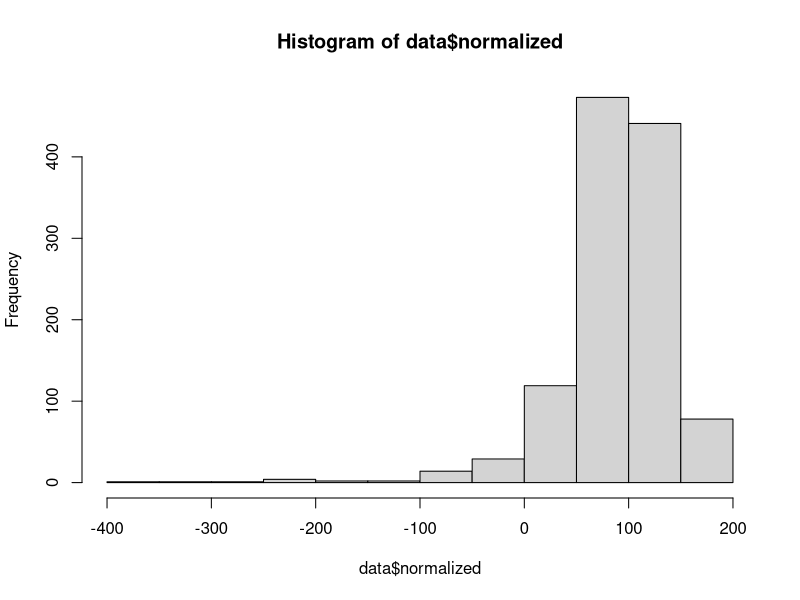
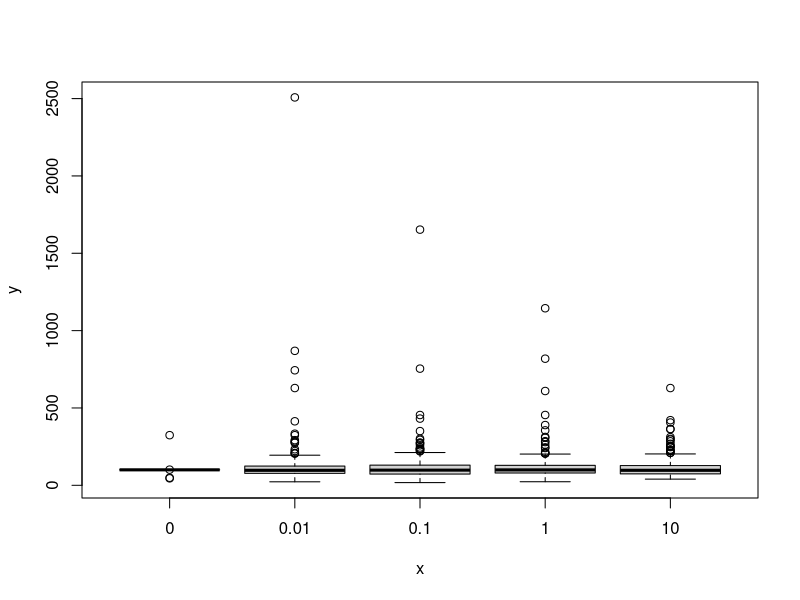
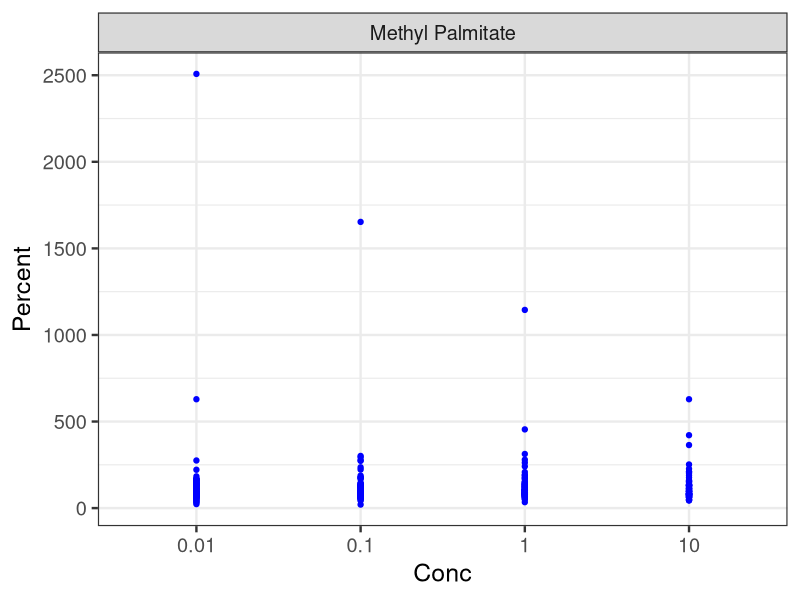
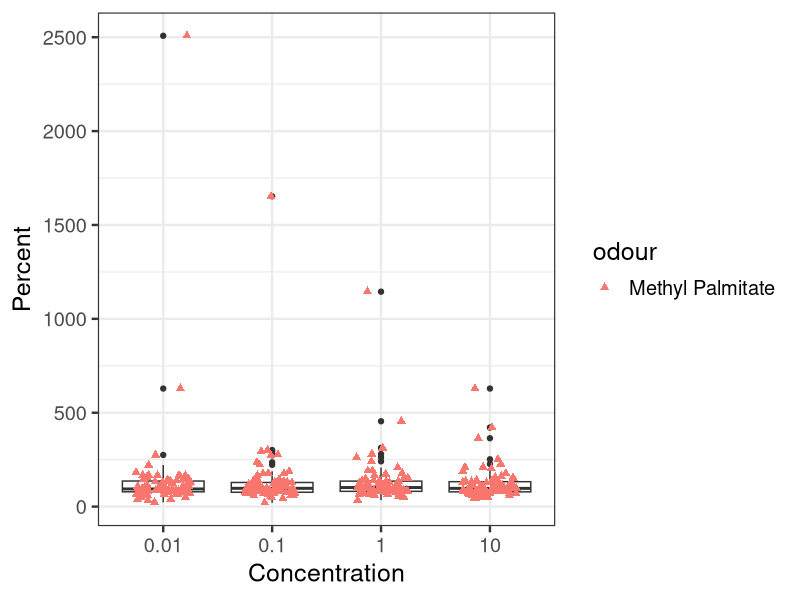
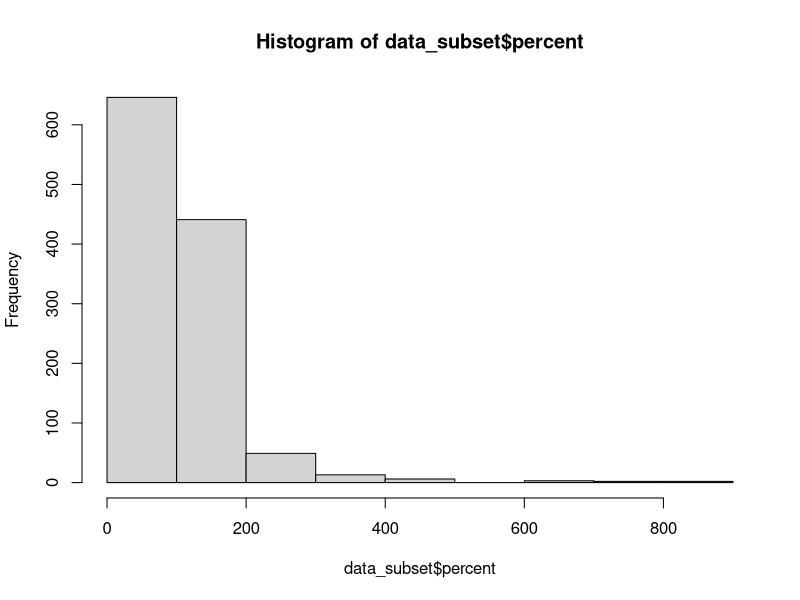
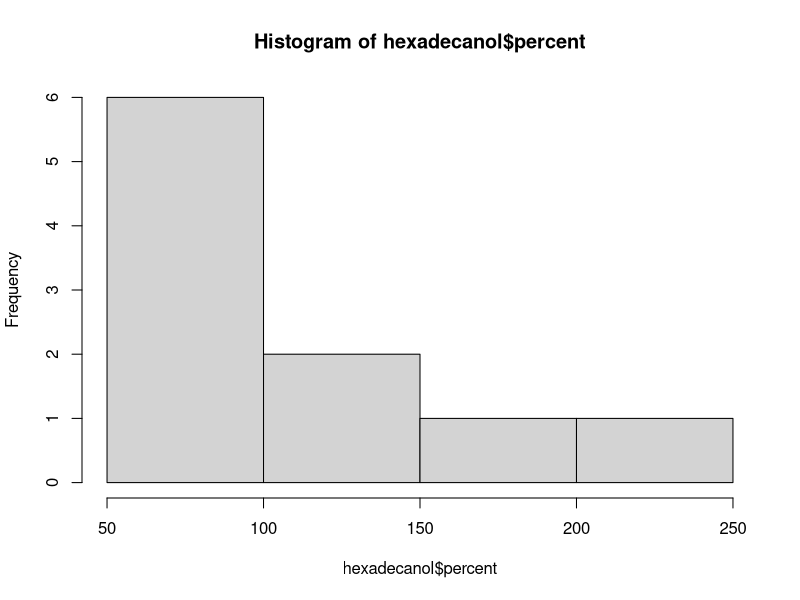
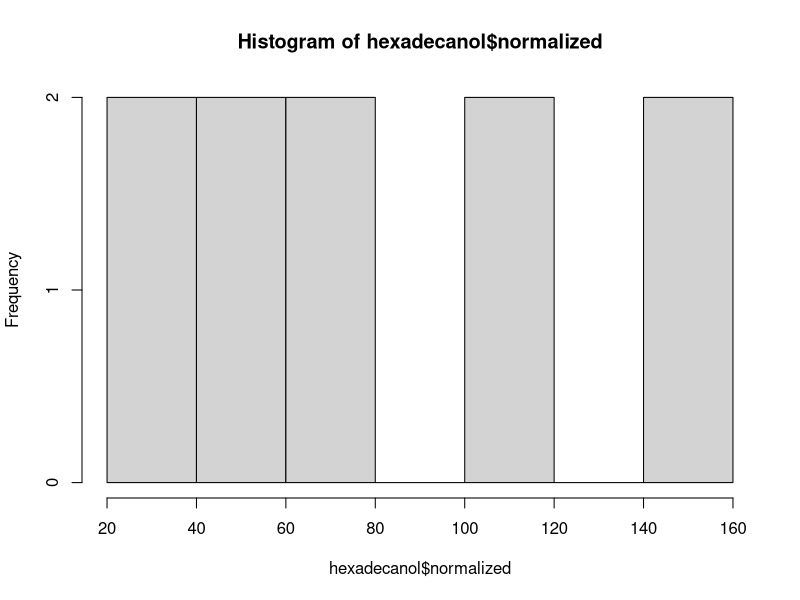
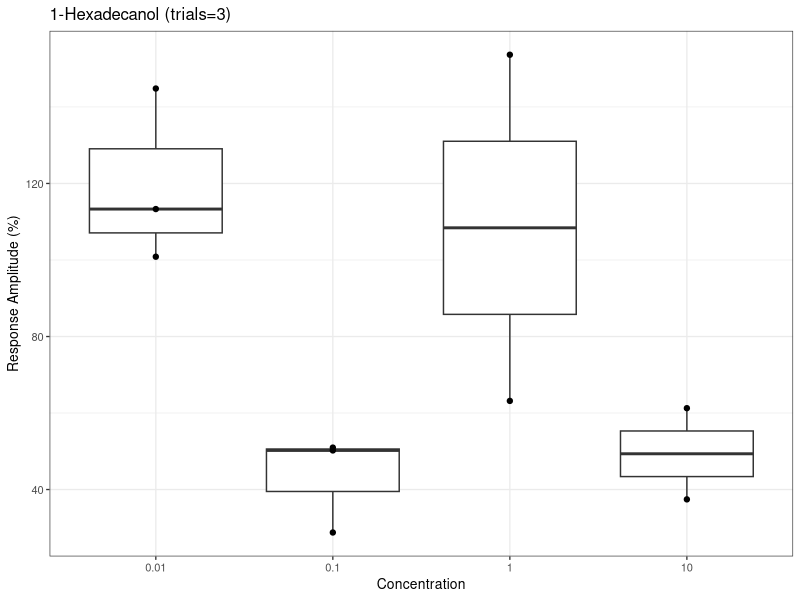

Recreate these plots in R, in order.
# ---- Load Data and Packages ----
getwd()

library(lubridate)
library(knitr)
library(ggplot2)
library(dplyr)

data<- read.csv('DataForR.csv')
read.csv("DataForR.csv") 

# ---- Look At Data ----
str(data)
summary(data)
# produces a histogram of the percent reaction by Varroa mites
#easey way to see how data is distributed (we have three points in the 1000's)
# te maximum value when we do "summary" also is an indicator
hist(data$normalized)
# therefore we should create a subset of the data removing these

# ---- Change Data to Factors ----
#change integer to factor for trials
data$trial<-factor(data$trial)

#lists the levels of factors
levels(data$trial)

#change number to factor for concentration "conc"
data$conc<-factor(data$conc)
levels(data$conc)
#looking to see what the types of odour are
levels(data$odour)

# ---- filter data and pipeline for Methyl Palmitate and "&" concentration 0.01 ----
filter(data, odour=="Methyl Palmitate" & conc=="0.01") %>%
  summarise("Mean Methyl Palmitate Reaction at Concentration 0.01"=mean(percent))

filter(data, odour=="Methyl Palmitate" & conc=="0.01") %>%
  summarise("Standard Deviation Methyl Palmitate Reaction at Concentration 0.01"=sd(percent))

# ---- Subset Data ----
str(data)
plot(data$conc,data$percent,subset(data,conc =="0.01" & odour =="Methyl Palmitate" & gb =="Good"))

# ---- Filter and Plot Methyl Palmitate ----     
ggplot(data%>%filter(odour=="Methyl Palmitate")%>%filter(gb=="Good")%>%filter(percent>"1000"))+
  geom_point(aes(y=percent,x=conc), col="blue")+
  xlab("Conc")+ylab("Percent")+
  theme_bw(18)+
  facet_wrap(~odour,scales="free")

ggplot(data%>%filter(odour=="Methyl Palmitate")%>%filter(gb=="Good")%>%filter(percent>"1000"))+
  geom_boxplot(aes(y=percent,x=conc))+
  geom_jitter(aes(x=conc,y=percent, col=odour), width=0.25, shape=17, size =2)+
  xlab("Concentration")+ylab("Percent")+
  theme_bw(18)

# ---- subset data removing outliers in Percent of 1000 or over ----
data_subset<-subset(data, percent<1000)
hist(data_subset$percent)             
summary(data_subset)             
summary(data_subset$odour)

# ---- Steps ----
# 1. seperate data by odour
# 2. identify any odd stuff, should we leave it? aka perform statistical test
# 3. graph data "percent" to "concentration"  for each "odour" 
# in relation to 100% base line of hexane (have some kind of indicator on graph)

# ---- Subset data by odour ----
# is there a way to tell R- to perform action for every value of "odour"?

summary(data$odour)
remove(data_subset)

#subset of Methyl Palmitate
methyl_palmitate<-subset(data, odour == "Methyl Palmitate")
summary(methyl_palmitate)

# ---- 1-Hexadecanol subset and ggplot n=3 ----
#subset of 1-Hexadecanol
hexadecanol <- subset(data, odour == "1-Hexadecanol")
summary(hexadecanol)
hist(hexadecanol$percent)
hist(hexadecanol$normalized)


ggplot(hexadecanol)+
  geom_boxplot(aes(x=conc, y=normalized))+
  geom_point(aes(x=conc, y=normalized))+
  xlab("Concentration")+ ylab("Response Amplitude (%)")+ ggtitle("1-Hexadecanol (trials=3)")+
  theme_bw(10)

# ---- 2-Heptanol Subset and ggplot n=12 ----
#subset of 2-Heptanol
heptanol<-subset(data, odour == "2-Heptanol")
summary (heptanol)
hist(heptanol$normalized)

#ggplot attempt 2-Heptanol
ggplot(heptanol)+
  geom_boxplot(aes(x=conc,y=normalized))+
  geom_point(aes(x=conc,y=normalized))+
  xlab("Concentration")+ylab("Responce Amplitude (%)")+ggtitle("2-Heptanol (trials=12)")+
  theme_bw(10)

# ---- 2-Heptanone Subset and ggplot n=11 ----
heptanone<-subset(data, odour == "2-Heptanone")
summary(heptanone)

ggplot(heptanone)+
  geom_boxplot(aes(x=conc,y=normalized))+
  geom_point(aes(x=conc,y=normalized))+
  xlab("Concentration")+ylab("Responce Amplitude (%)")+ggtitle("2-Heptanone (trials=11)")+
  theme_bw(10)

# ---- 2-Hydroxyhexanoic Acid (DCM) n=12 ----
hydroxyhexanoic<-subset(data, odour == "2-Hydroxyhexanoic Acid (DCM)")
summary(hydroxyhexanoic)

ggplot(hydroxyhexanoic)+
  geom_boxplot(aes(x=conc,y=percent))+
  geom_point(aes(x=conc,y=percent))+
  xlab("Concentration")+ylab("Percent Reaction")+ggtitle("2-Hydroxyhexanoic Acid (DCM) (trials=12)")+
  theme_bw(10)

# ---- 2-Nonanal subset and ggplot n=13 ----
nonanal<-subset(data, odour == "2-Nonanal")
summary(nonanal)

ggplot(nonanal)+
  geom_boxplot(aes(x=conc,y=percent))+
  geom_point(aes(x=conc,y=percent))+
  xlab("Concentration")+ylab("Percent Reaction")+ggtitle("2-Nonanal (trials=13)")+
  theme_bw(10)

# ---- Benzoic Acid subset and ggplot n=10 ----
benzoic_acid<-subset(data, odour == "Benzoic Acid")
summary(benzoic_acid)

ggplot(benzoic_acid)+
  geom_boxplot(aes(x=conc,y=percent))+
  geom_point(aes(x=conc,y=percent))+
  xlab("Concentration")+ylab("Percent Reaction")+ggtitle("Benzoic Acid (trials=10)")+
  theme_bw(10)

# ---- Butyric Acid subset and ggplot n=9 ----
butyric_acid<-subset(data, odour == "Butyric Acid")
summary(butyric_acid)

ggplot(butyric_acid)+
  geom_boxplot(aes(x=conc,y=percent))+
  geom_point(aes(x=conc,y=percent))+
  xlab("Concentration")+ylab("Percent Reaction")+ggtitle("Butyric Acid (trials=9)")+
  theme_bw(10)



# ---- Dodecanal subset and ggplot n=10 ----
dodecanal<-subset(data, odour == "Dodecyl Aldehyde")
summary(dodecanal)

ggplot(dodecanal)+
  geom_boxplot(aes(x=conc,y=percent))+
  geom_point(aes(x=conc,y=percent))+
  xlab("Concentration")+ylab("Percent Reaction")+ggtitle("Dodecyl Aldehyde (trials=10)")+
  theme_bw(10)

# ---- Ethyl Palmitate subset and ggplot n=10 ----
ethyl_palmitate<-subset(data, odour == "Ethyl Palmitate")
summary(ethyl_palmitate)
hist(ethyl_palmitate$percent)

ggplot(ethyl_palmitate)+
  geom_boxplot(aes(x=conc,y=percent))+
  geom_point(aes(x=conc,y=percent))+
  xlab("Concentration")+ylab("Percent Reaction")+ggtitle("Ethyl Palmitate (trials=10)")+
  theme_bw(10)

# ---- Geraniol subset and ggplot n=10 ----
geraniol<-subset(data, odour == "Geraniol")
summary(geraniol)
hist(geraniol$percent)

ggplot(geraniol)+
  geom_boxplot(aes(x=conc,y=percent))+
  geom_point(aes(x=conc,y=percent))+
  xlab("Concentration")+ylab("Percent Reaction")+ggtitle("Geraniol (trials=10)")+
  theme_bw(10)



# ---- Heptacosane subset and ggplot n=9 ----
heptacosane<-subset(data, odour == "Heptacosane")
summary(heptacosane)
hist(heptacosane$percent)

ggplot(heptacosane)+
  geom_boxplot(aes(x=conc,y=percent))+
  geom_point(aes(x=conc,y=percent))+
  xlab("Concentration")+ylab("Percent Reaction")+ggtitle("Heptacosane (trials=9)")+
  theme_bw(10)


# ---- Heptadecane subset and ggplot n=10 ----
heptadecane<-subset(data, odour == "Heptadecane")
summary(heptadecane)
hist(heptadecane$percent)

ggplot(heptadecane)+
  geom_boxplot(aes(x=conc,y=percent))+
  geom_point(aes(x=conc,y=percent))+
  xlab("Concentration")+ylab("Percent Reaction")+ggtitle("Heptadecane (trials=10)")+
  theme_bw(10)




# ---- Hexadecanal subset and ggplot n=10 ----
hexadecanal<-subset(data, odour == "Hexadecanal")
summary(hexadecanal)
hist(hexadecanol$percent)

ggplot(hexadecanal)+
  geom_boxplot(aes(x=conc,y=percent))+
  geom_point(aes(x=conc,y=percent))+
  xlab("Concentration")+ylab("Percent Reaction")+ggtitle("Hexadecanal (trials=10)")+
  theme_bw(10)

# ---- Methyl Oleate subset and ggplot n=11 ----
methyl_oleate<-subset(data, odour == "Methyl Oleate")
summary(methyl_oleate)
hist(methyl_oleate$percent)

ggplot(methyl_oleate)+
  geom_boxplot(aes(x=conc,y=percent))+
  geom_point(aes(x=conc,y=percent))+
  xlab("Concentration")+ylab("Percent Reaction")+ggtitle("Methyl Oleate (trials=11)")+
  theme_bw(10)


# ---- Octadecanol subset and ggplot n=10 ----
octadecanol<-subset(data, odour == "Octadecanol")
summary(octadecanol)
hist(octadecanol$percent)

ggplot(octadecanol)+
  geom_boxplot(aes(x=conc,y=percent))+
  geom_point(aes(x=conc,y=percent))+
  xlab("Concentration")+ylab("Percent Reaction")+ggtitle("Octadecanol (trials=10)")+
  theme_bw(10)

# ---- Octanoic Acid subset anf ggplot n=11 ----
octanoic_acid<-subset(data, odour == "Octanoic Acid")
summary(octanoic_acid)
hist(octanoic_acid$percent)

ggplot(octanoic_acid)+
  geom_boxplot(aes(x=conc,y=percent))+
  geom_point(aes(x=conc,y=percent))+
  xlab("Concentration")+ylab("Percent Reaction")+ggtitle("Octanoic Acid (trials=11)")+
  theme_bw(10)

# ---- Palmitic Acid subset and ggplot n=7 at conc 10ug ----
palmitic_acid<-subset(data, odour == "Palmitic Acid")
summary(palmitic_acid)
hist(palmitic_acid$percent)

ggplot(palmitic_acid)+
  geom_boxplot(aes(x=conc,y=percent))+
  geom_point(aes(x=conc,y=percent))+
  xlab("Concentration")+ylab("Percent Reaction")+ggtitle("Palmitic Acid (trials=3)")+
  theme_bw(10)

# ---- trans-nerolidol subset and gplot n=10 ----
trans_nerolidol<-subset(data, odour == "trans-Nerolidol")
summary(trans_nerolidol)
hist(trans_nerolidol$percent)

ggplot(trans_nerolidol)+
  geom_boxplot(aes(x=conc,y=percent))+
  geom_point(aes(x=conc,y=percent))+
  xlab("Concentration")+ylab("Percent Reaction")+ggtitle("trans-Nerolidol (trials=10)")+
  theme_bw(10)




# ---- Faceting All Graphs Together ----

#ENSURE DATA IS CHANGED TO FACTORS 

# Step1: filter out messy plots
temp1<-subset(data, odour != "1-Hexadecanol")
temp2<-subset(temp1, odour != "Methyl Palmitate")
temp3<-subset(temp2, odour != "Hexane")
good_runs<-subset(temp3, odour != "Palmitic Acid")

#other ways to filter (didn't run it though)
attempt3 <- select(filter(data, odour != "Hexane"), c(trial:normalized)) #repeat with other factors
filtered_chemicals<- data[!(data$odour %in% c("Methyl Palmitate", "Hexane", "Palmitic Acid", "1-Hexadecanol")),] #run once

# Step2: Normalize scores at zero
subsetted <- mutate(good_runs,
                    Zresponse = normalized - 100)

# Step3: Filter out negative responses
nonegatives <- subsetted %>%
  mutate(Zresponse= ifelse(Zresponse <0, NA, Zresponse)) 
str(nonegatives)

# Step4: Make the plot
ggplot(nonegatives)+
  geom_boxplot(aes(x=conc,y= Zresponse, group= conc))+
  xlab("Concentration")+ylab("Normalized Percent Reaction")+ggtitle("Faceted ETG Plots")+
  theme_bw(10)+
  facet_wrap(~odour)
